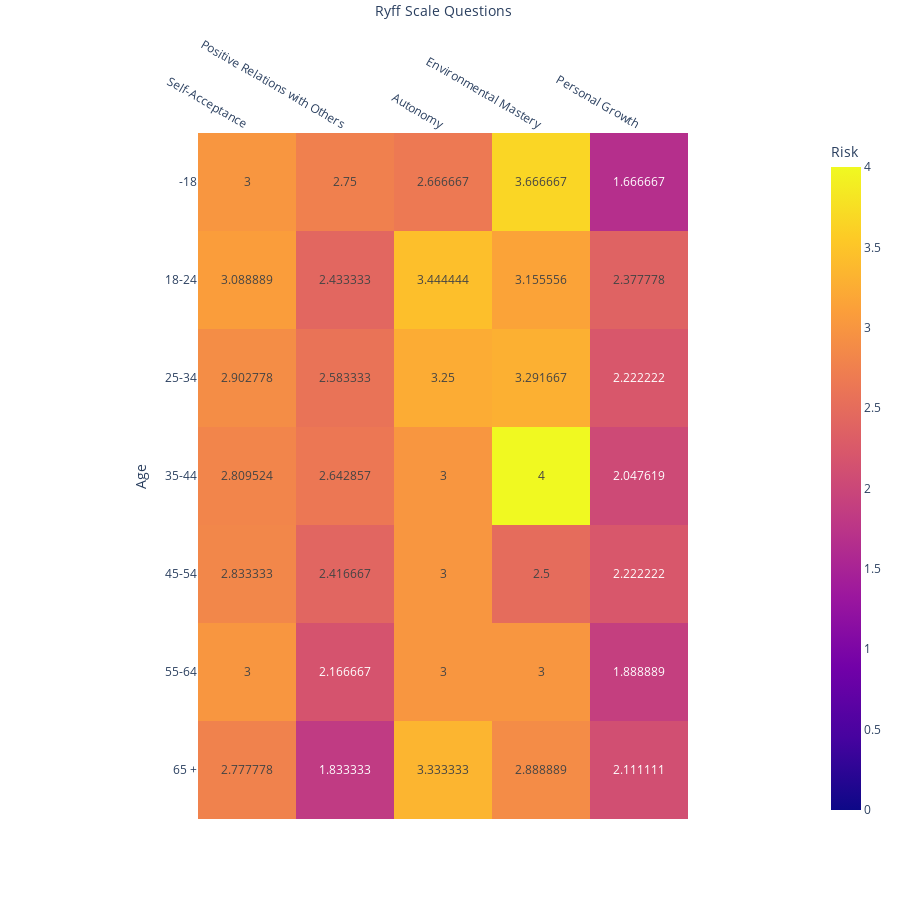

The cell this chart's notebook holds for it:
### Code cell
newRelated = ageRelated.groupby('Age').mean(numeric_only=True)

fig = px.imshow(newRelated, 
                 labels=dict(x="Ryff Scale Questions", y="Age", color="Risk"),
                text_auto=True,  zmin = 0, zmax= 4,height=900)
fig.update_xaxes(side="top")
fig.show()

### Figure 1 — Plotly figure (JSON) as saved in the notebook; plotly's stock layout.template omitted (floating-point values rounded to 4 significant figures)
{"data": [{"coloraxis": "coloraxis", "hovertemplate": "Ryff Scale Questions: %{x}<br>Age: %{y}<br>Risk: %{z}<extra></extra>", "name": "0", "texttemplate": "%{z}", "type": "heatmap", "x": ["Self-Acceptance", "Positive Relations with Others", "Autonomy", "Environmental Mastery", "Personal Growth"], "xaxis": "x", "y": ["-18", "18-24", "25-34", "35-44", "45-54", "55-64", "65 +"], "yaxis": "y", "z": [[3.0, 2.75, 2.667, 3.667, 1.667], [3.089, 2.433, 3.444, 3.156, 2.378], [2.903, 2.583, 3.25, 3.292, 2.222], [2.81, 2.643, 3.0, 4.0, 2.048], [2.833, 2.417, 3.0, 2.5, 2.222], [3.0, 2.167, 3.0, 3.0, 1.889], [2.778, 1.833, 3.333, 2.889, 2.111]]}], "layout": {"coloraxis": {"cmax": 4, "cmin": 0, "colorbar": {"title": {"text": "Risk"}}, "colorscale": [[0, "#0d0887"], [0.1111, "#46039f"], [0.2222, "#7201a8"], [0.3333, "#9c179e"], [0.4444, "#bd3786"], [0.5556, "#d8576b"], [0.6667, "#ed7953"], [0.7778, "#fb9f3a"], [0.8889, "#fdca26"], [1, "#f0f921"]]}, "height": 900, "margin": {"t": 60}, "xaxis": {"anchor": "y", "constrain": "domain", "domain": [0, 1], "scaleanchor": "y", "side": "top", "title": {"text": "Ryff Scale Questions"}}, "yaxis": {"anchor": "x", "autorange": "reversed", "constrain": "domain", "domain": [0, 1], "title": {"text": "Age"}}}}
